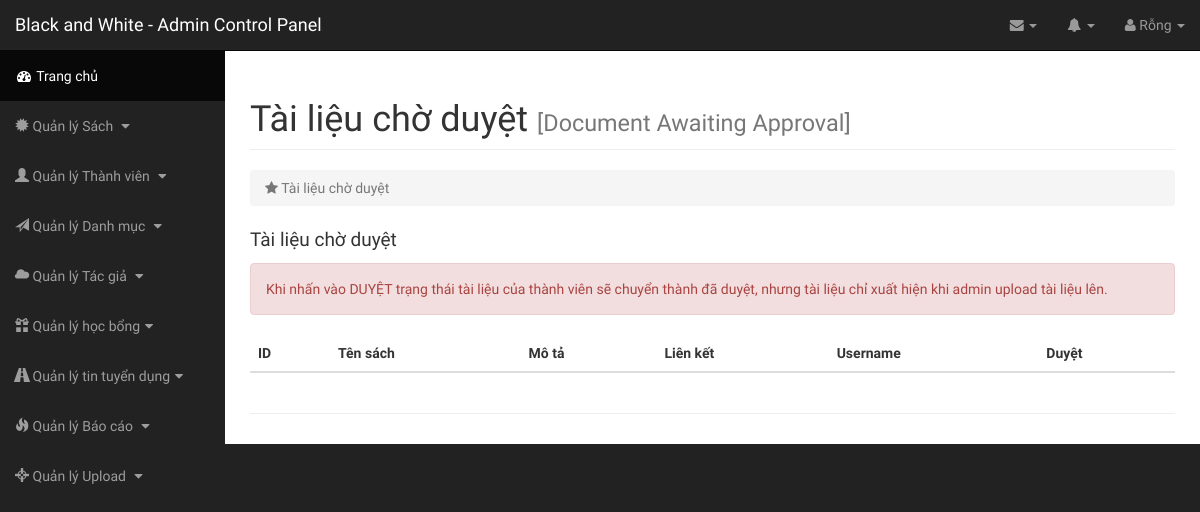
The page /admin/index.php?page=tai-lieu-cho-duyet on the database as committed earlier.
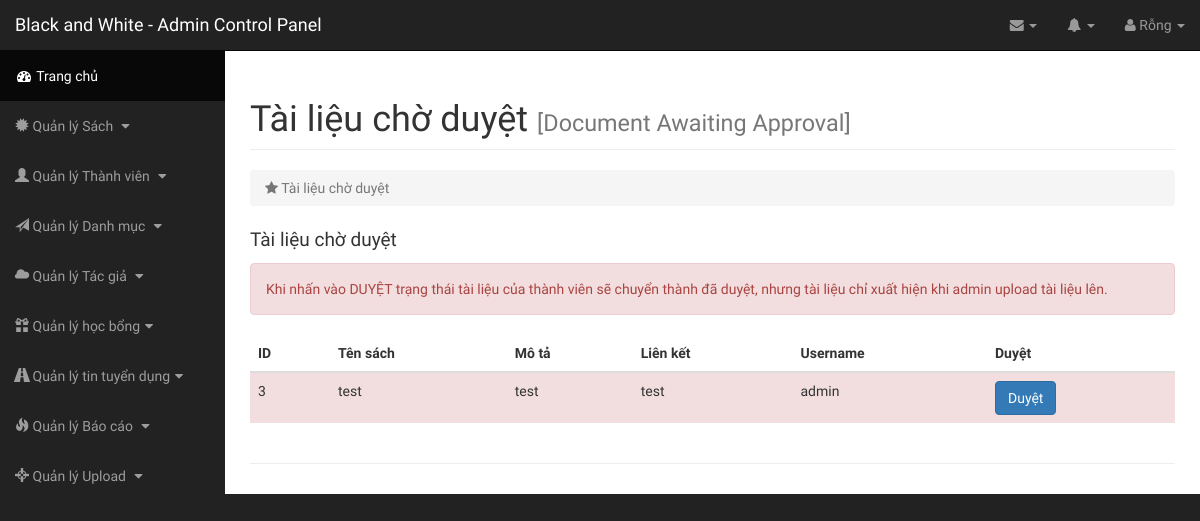
The same page on the database as committed later.
### tables this page shows
CREATE TABLE `memup` (
  `id` int(11) NOT NULL,
  `name` varchar(255) NOT NULL,
  `des` text NOT NULL,
  `link` varchar(255) NOT NULL,
  `iduser` int(10) NOT NULL,
  `stt` tinyint(1) DEFAULT NULL
);

CREATE TABLE `users` (
  `userid` int(10) NOT NULL,
  `username` varchar(255) NOT NULL,
  `password` varchar(255) NOT NULL,
  `email` varchar(255) NOT NULL
);

### class/Db.class.php (called while the page is built, shortened)
<?php
class Db{
	private $conn = null;
	public function __construct()
	{
		$host ="mysql:host=". HOST."; dbname=". DB_NAME;
		try
		{
			$this->conn = new PDO($host, DB_USER, DB_PASS);
			$this->conn->query("set names 'utf8' ");
		}
		catch (PDOException $e)
		{
			echo "Không thể kết nối cơ sở dữ liệu";
		}
	}
	private function query($sql, $arr = array(), $mode = PDO::FETCH_ASSOC)
	{
		$pre = $this->conn->prepare($sql);
		if(!$pre->execute($arr))
		{
			echo "Không thể thực thi"; exit;
		}
		return $pre->fetchAll($mode);
	}
	public function select($sql, $arr = array(), $mode = PDO::FETCH_ASSOC)
	{
		return $this->query($sql, $arr, $mode);
	}
}
?>

### admin/inc/docwaiting.php (the view)
<div id="page-wrapper">
    <div class="container-fluid">
        <div class="row">
            <div class="col-lg-12">
                <h1 class="page-header">
                    Tài liệu chờ duyệt <small class="text-muted">[Document Awaiting Approval]</small>
                </h1>
                <ol class="breadcrumb">
                    <li class="active">
                        <i class="fa fa-star"></i> Tài liệu chờ duyệt
                    </li>
                </ol>
            </div>
        </div>
        <div class="catlist">
          <div class="row">
            <div class="col-sm-12">
              <p class="cat-title">Tài liệu chờ duyệt</p>
              <table class="table">
                <div class="alert alert-danger" role="alert">
                  Khi nhấn vào DUYỆT trạng thái tài liệu của thành viên sẽ chuyển thành đã duyệt, nhưng tài liệu chỉ xuất hiện khi admin upload tài liệu lên.
                </div>
      <thead>
        <tr>
          <th style="width: 80px;">ID</th>
          <th>Tên sách</th>
          <th>Mô tả</th>
          <th>Liên kết</th>
          <th>Username</th>
          <th>Duyệt</th>
        </tr>
      </thead>
      <tbody>
        <?php
          $sql = "SELECT * FROM `memup` INNER JOIN `users` ON memup.iduser = users.userid";
          $rows = $obj->select($sql);
          foreach ($rows as $row) {
        ?>
        <tr class="danger">
          <td class="success"><?php echo $row["id"]; ?></td>
          <td><?php echo $row["name"]; ?></td>
          <td><?php echo $row["des"]; ?></td>
          <td><?php echo $row["link"]; ?></td>
          <td><?php echo $row["username"]; ?></td>
          <?php if($row['stt'] == 0 ) { ?><td><a class="btn btn-primary" href="index.php?page=duyet-tai-lieu&id=<?php echo $row['id']; ?>" role="button">Duyệt</a></td><?php } else echo "<td>Done</td>"; ?>
        </tr>
        <?php
          }
        ?>
      </tbody>
    </table>
            </div>
          </div>
        </div>
        <hr>
    </div>
</div>

Rows that differ between the two databases and show on the page:
added memup: id "3", name "test", des "test", link "test", iduser.username "admin"
